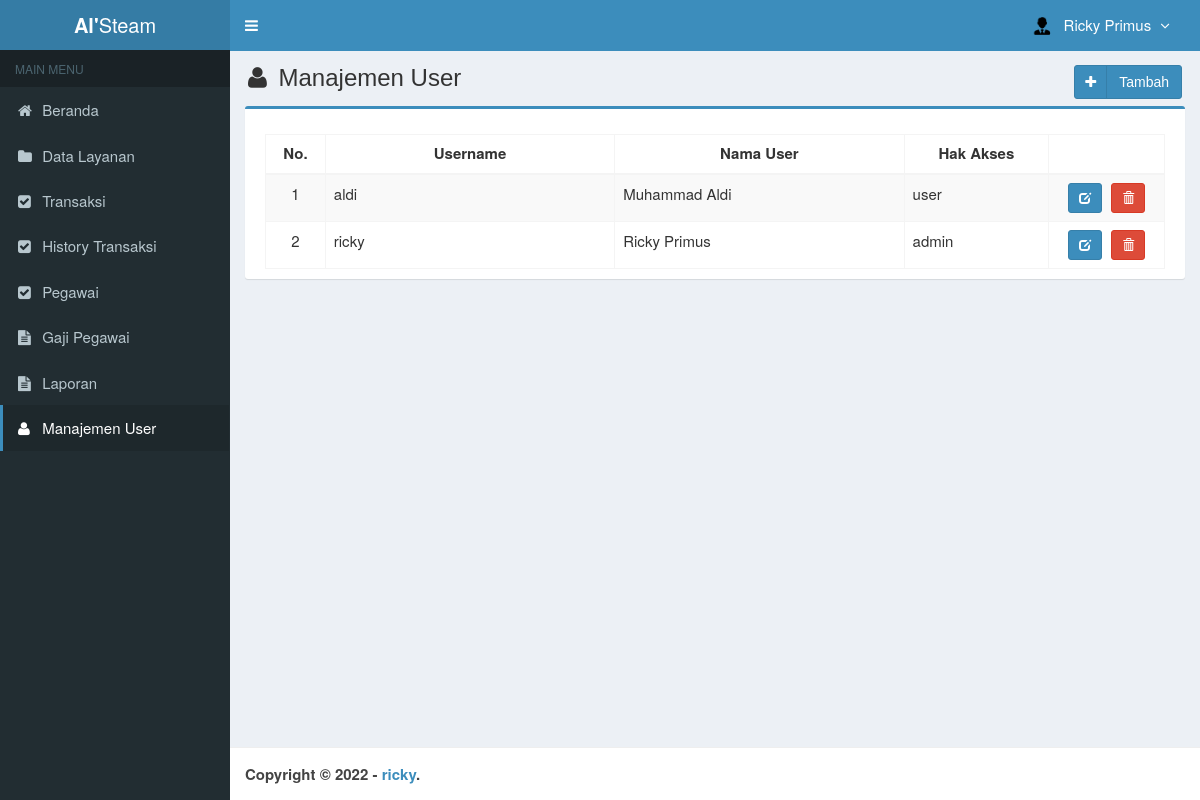
Screenshot of /main.php?module=user (signed in) with the database file from the repository.
### tables this page shows
CREATE TABLE `is_user` (
  `id_user` int(2) NOT NULL,
  `username` varchar(13) NOT NULL,
  `password` varchar(50) NOT NULL,
  `nama_user` varchar(13) NOT NULL,
  `hak_akses` enum('admin','user') NOT NULL
);

### modules/user/view.php (the view, shortened to what this page needs)
<section class="content-header">
  <h1>
    <i class="fa fa-user icon-title"></i> Manajemen User
    <a class="btn btn-primary btn-social pull-right" href="?module=form_user&form=add">
      <i class="fa fa-plus"></i> Tambah
    </a>
  </h1>
</section>
<section class="content">
  <div class="row">
    <div class="col-md-12">
      <div class="box box-primary">
        <div class="box-body">
          <table id="dataTables1" class="table table-bordered table-striped table-hover">
            <thead>
              <tr>
                <th class="center">No.</th>
                <th class="center">Username</th>
                <th class="center">Nama User</th>
                <th class="center">Hak Akses</th>
                <th></th>
              </tr>
            </thead>
            <tbody>
            <?php
            $no = 1;
            $query = mysqli_query($mysqli, "SELECT * FROM is_user ORDER BY id_user DESC")
                                            or die('Ada kesalahan pada query tampil Manajemen User: '.mysqli_error($mysqli));
            while ($data = mysqli_fetch_assoc($query)) {
              echo "<tr>
                      <td width='40' class='center'>$no</td>
                      <td width='200'>$data[username]</td>
                      <td width='200'>$data[nama_user]</td>
                      <td width='100'>$data[hak_akses]</td>
                      <td class='center' width='80'>
                        <div>
                          <a data-toggle='tooltip' data-placement='top' title='Ubah' style='margin-right:5px' class='btn btn-primary btn-sm' href='?module=form_user&form=edit&id=$data[id_user]'>
                              <i style='color:#fff' class='glyphicon glyphicon-edit'></i>
                          </a>";
                        if ($data['id_user']=='1') { ?>
                          <a data-toggle="tooltip" data-placement="top" title="Hapus" class="btn btn-danger btn-sm" onclick="return alert('Username indrasatya tidak bisa dihapus.');">
                              <i style="color:#fff" class="glyphicon glyphicon-trash"></i>
                          </a>
                        <?php
                        } else { ?>
                          <a data-toggle="tooltip" data-placement="top" title="Hapus" class="btn btn-danger btn-sm" href="modules/user/proses.php?act=delete&id=<?php echo $data['id_user'];?>" onclick="return confirm('Anda yakin ingin menghapus user <?php echo $data['username']; ?> ?');">
                              <i style="color:#fff" class="glyphicon glyphicon-trash"></i>
                          </a>
                        <?php } ?>
            <?php
              echo "    </div>
                      </td>
                    </tr>";
              $no++;
            }
            ?>
            </tbody>
          </table>
        </div>
      </div>
    </div>
  </div>
</section><!-- /.content

### assets/css/style.css (style rules this page uses)
.btn-social *:first-child { border-right: 1px solid rgba(0, 0, 0, 0.1); bottom: 0; font-size: 1em !important; left: 0; line-height: 32px !important; position: absolute; text-align: center; top: 0; width: 32px !important; }
.content-header { padding: 15px 18px 0; position: relative; }
.center { text-align:center; }
.icon-title { margin-right: 5px; }
body { background-color: #fff; color: #333; font-size: 15px; line-height: 1.42857; }

### rows the page displays
is_user: username "aldi", nama_user "Muhammad Aldi", hak_akses "user"
is_user: username "ricky", nama_user "Ricky Primus", hak_akses "admin"

### other values shown
$_SESSION['nama_user'] "Ricky Primus"
